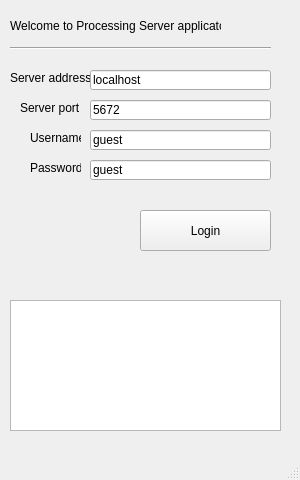
<?xml version="1.0" encoding="UTF-8"?>
<ui version="4.0">
 <class>MainWindow</class>
 <widget class="QMainWindow" name="MainWindow">
  <property name="geometry">
   <rect>
    <x>0</x>
    <y>0</y>
    <width>300</width>
    <height>480</height>
   </rect>
  </property>
  <property name="sizePolicy">
   <sizepolicy hsizetype="Fixed" vsizetype="Fixed">
    <horstretch>0</horstretch>
    <verstretch>0</verstretch>
   </sizepolicy>
  </property>
  <property name="minimumSize">
   <size>
    <width>300</width>
    <height>480</height>
   </size>
  </property>
  <property name="maximumSize">
   <size>
    <width>300</width>
    <height>480</height>
   </size>
  </property>
  <property name="windowTitle">
   <string>MainWindow</string>
  </property>
  <widget class="QWidget" name="centralwidget">
   <property name="sizePolicy">
    <sizepolicy hsizetype="Fixed" vsizetype="Preferred">
     <horstretch>0</horstretch>
     <verstretch>0</verstretch>
    </sizepolicy>
   </property>
   <widget class="QLabel" name="label">
    <property name="geometry">
     <rect>
      <x>10</x>
      <y>10</y>
      <width>211</width>
      <height>31</height>
     </rect>
    </property>
    <property name="text">
     <string>Welcome to Processing Server applicatoin</string>
    </property>
   </widget>
   <widget class="Line" name="line">
    <property name="geometry">
     <rect>
      <x>10</x>
      <y>40</y>
      <width>261</width>
      <height>16</height>
     </rect>
    </property>
    <property name="orientation">
     <enum>Qt::Horizontal</enum>
    </property>
   </widget>
   <widget class="QLabel" name="label_3">
    <property name="geometry">
     <rect>
      <x>30</x>
      <y>130</y>
      <width>51</width>
      <height>16</height>
     </rect>
    </property>
    <property name="text">
     <string>Username</string>
    </property>
   </widget>
   <widget class="QLabel" name="label_4">
    <property name="geometry">
     <rect>
      <x>30</x>
      <y>160</y>
      <width>51</width>
      <height>16</height>
     </rect>
    </property>
    <property name="text">
     <string>Password</string>
    </property>
   </widget>
   <widget class="QTextBrowser" name="LogtextBrowser">
    <property name="geometry">
     <rect>
      <x>10</x>
      <y>300</y>
      <width>271</width>
      <height>131</height>
     </rect>
    </property>
   </widget>
   <widget class="QLineEdit" name="Username_lineEdit">
    <property name="geometry">
     <rect>
      <x>90</x>
      <y>130</y>
      <width>181</width>
      <height>20</height>
     </rect>
    </property>
    <property name="text">
     <string>guest</string>
    </property>
   </widget>
   <widget class="QLineEdit" name="Password_lineEdit">
    <property name="geometry">
     <rect>
      <x>90</x>
      <y>160</y>
      <width>181</width>
      <height>20</height>
     </rect>
    </property>
    <property name="text">
     <string>guest</string>
    </property>
   </widget>
   <widget class="QPushButton" name="login_Button">
    <property name="geometry">
     <rect>
      <x>140</x>
      <y>210</y>
      <width>131</width>
      <height>41</height>
     </rect>
    </property>
    <property name="text">
     <string>Login</string>
    </property>
   </widget>
   <widget class="QLabel" name="label_5">
    <property name="geometry">
     <rect>
      <x>10</x>
      <y>70</y>
      <width>81</width>
      <height>16</height>
     </rect>
    </property>
    <property name="text">
     <string>Server address</string>
    </property>
   </widget>
   <widget class="QLineEdit" name="Username_lineEdit_2">
    <property name="geometry">
     <rect>
      <x>90</x>
      <y>70</y>
      <width>181</width>
      <height>20</height>
     </rect>
    </property>
    <property name="text">
     <string>localhost</string>
    </property>
   </widget>
   <widget class="QLabel" name="label_6">
    <property name="geometry">
     <rect>
      <x>20</x>
      <y>100</y>
      <width>61</width>
      <height>16</height>
     </rect>
    </property>
    <property name="text">
     <string>Server port</string>
    </property>
   </widget>
   <widget class="QLineEdit" name="Username_lineEdit_3">
    <property name="geometry">
     <rect>
      <x>90</x>
      <y>100</y>
      <width>181</width>
      <height>20</height>
     </rect>
    </property>
    <property name="text">
     <string>5672</string>
    </property>
   </widget>
  </widget>
  <widget class="QMenuBar" name="menubar">
   <property name="geometry">
    <rect>
     <x>0</x>
     <y>0</y>
     <width>300</width>
     <height>21</height>
    </rect>
   </property>
  </widget>
  <widget class="QStatusBar" name="statusbar"/>
 </widget>
 <resources/>
 <connections/>
</ui>
